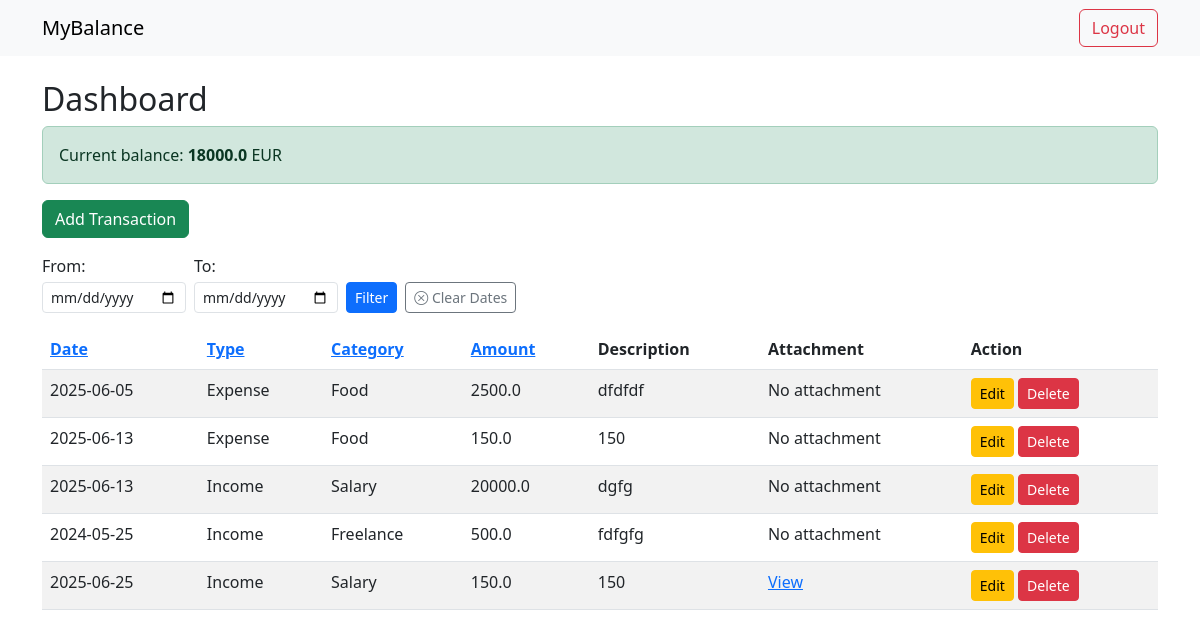
/dashboard?sort_by=type&order=asc (signed in), run on the app's committed database.
### tables this page shows
CREATE TABLE transactions (
              id INTEGER PRIMARY KEY AUTOINCREMENT,
              user_id INTEGER,
              date TEXT,
              type TEXT,
              category TEXT,
              amount REAL,
              description TEXT, attachment TEXT,
              FOREIGN KEY(user_id) REFERENCES users(id)
              );

### app.py (the view)
@app.route('/dashboard')
def dashboard():
        if 'user_id' not in session:
            return redirect(url_for('login'))
        sort_by=request.args.get('sort_by','date')
        order=request.args.get('order','desc')
        if sort_by not in ['date','type','amount', 'category']:
             sort_by='date'
        if order not in ['asc', 'desc']:
             order='desc'
        date_from=request.args.get('from')
        date_to=request.args.get('to')
        query='''
            SELECT id, date, type, category, amount, description, attachment
            FROM transactions
            WHERE user_id=?
        '''
        params=[session['user_id']]
        if date_from:
             query+=" AND date>=?"
             params.append(date_from)
        if date_to:
             query+=" AND date<=?"
             params.append(date_to)
        query+= f"ORDER BY {sort_by} {order}"
        conn=get_db_conn()
        c=conn.cursor()
        c.execute(query, tuple(params))
        transactions=c.fetchall()
        c.execute('''
                    SELECT COALESCE(SUM(CASE WHEN type='Income' THEN amount ELSE 0 END),0)-
                    COALESCE(SUM(CASE WHEN type='Expense' THEN amount ELSE 0 END),0)
                    FROM transactions
                    WHERE user_id=?

                  ''',(session['user_id'],))
        balance=c.fetchone()[0] or 0
        conn.close()
        return render_template('dashboard.html', transactions=transactions, sort_by=sort_by, order=order, date_from=date_from,
                               date_to=date_to, balance=balance)

### app.py (called while the page is built)
def get_db_conn():
     conn=sqlite3.connect(DATABASE)
     conn.row_factory=sqlite3.Row
     return conn

### templates/dashboard.html (shortened to what this page needs)
{% extends 'base.html' %}
{% block content %}
<h2>Dashboard</h2>
<div class="alert {% if balance>=0 %} alert-success {% else %} alert-danger {% endif %}" role="alert">
    Current balance: <strong>{{balance}}</strong> EUR
</div>
<a href="{{ url_for('add') }}" class="btn btn-success mb-3">Add Transaction</a>
<form method="get" class="d-flex align-items-end gap-2 mb-3" style="flex-wrap: wrap; max-width: 600px;">
    <div class="col-auto">
        <label for="from" class="form-label mb-1">From:</label>
        <input type="date" name="from" id="from" class="form-control form-control-sm" value="{{ date_from or ''}}">
    </div>
    <div class="col-auto">
        <label for="to" class="form-label mb-1">To:</label>
        <input type="date" name="to" id="to" class="form-control form-control-sm" value="{{ date_to or ''}}">
    </div>
    <div class="col-auto">
        <button type="submit" class="btn btn-sm btn-primary">Filter</button>
    </div>
    <div class="col-auto">
        <a href="{{ url_for('dashboard')}}" class="btn btn-outline-secondary btn-sm">
            <i class="bi bi-x-circle"></i> Clear Dates</a>
    </div>
</form>
<table class="table table-striped">
    <thead>
        <tr>
            <th><a href="{{ url_for('dashboard',sort_by='date', order='asc' if sort_by!='date' or order=='desc' else 'desc' ) }}">Date</a></th>
            <th><a href="{{ url_for('dashboard', sort_by='type', order='asc' if sort_by!='type' or order=='desc' else 'desc')}}">Type</a></th>
            <th><a href="{{ url_for ('dashboard', sort_by='category', order='asc' if sort_by!='category' or order=='desc' else 'desc')}}">Category</a></th>
            <th><a href ="{{ url_for('dashboard', sort_by='amount', order='asc' if sort_by!='amount' or order=='desc' else 'desc')}}">Amount</a></th>
            <th>Description</th>
            <th>Attachment</th>
            <th>Action</th>
        </tr>
    </thead>
    <tbody>
        {% for t in transactions %}
        <tr>
            <td>{{ t['date'] }}</td>
            <td>{{ t['type'] }}</td>
            <td>{{ t['category'] }}</td>
            <td>{{ t['amount'] }}</td>
            <td>{{ t['description'] }}</td>
            <td>
                {% if  t['attachment']%}
                    <a href="{{ url_for('static', filename='uploads/'+t['attachment'])}}" target="_blank">View</a>
                {% else %}
                    No attachment
                {% endif %}
               </td>
            <td >
                <a href="{{url_for('update', id=t['id'])}}" class="btn btn-sm btn-warning">Edit</a>
                <a href="{{ url_for('confirm_delete', id=t['id'], target='record')}}" class="btn btn-sm btn-danger">Delete</a>
            </td>
        </tr>
        {% endfor %}
    </tbody>
</table>
{% endblock %}

### data on the page
transactions: date "2025-06-05", type "Expense", category "Food", amount "2500.0", description "dfdfdf", shows "No attachment"
transactions: date "2025-06-13", type "Expense", category "Food", amount "150.0", description "150", shows "No attachment"
transactions: date "2025-06-13", type "Income", category "Salary", amount "20000.0", description "dgfg", shows "No attachment"
transactions: date "2024-05-25", type "Income", category "Freelance", amount "500.0", description "fdfgfg", shows "No attachment"
transactions: date "2025-06-25", type "Income", category "Salary", amount "150.0", description "150"

### other printed values
{{ balance }} "18000.0"
